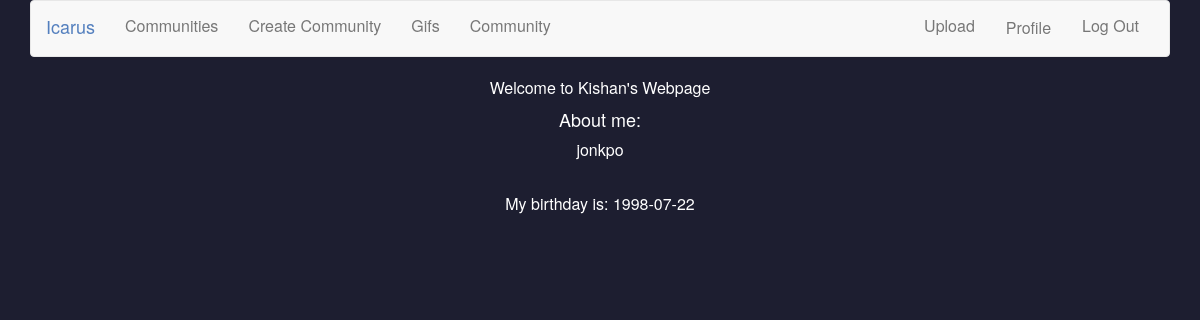
The page /profile (signed in) on the database as committed earlier.
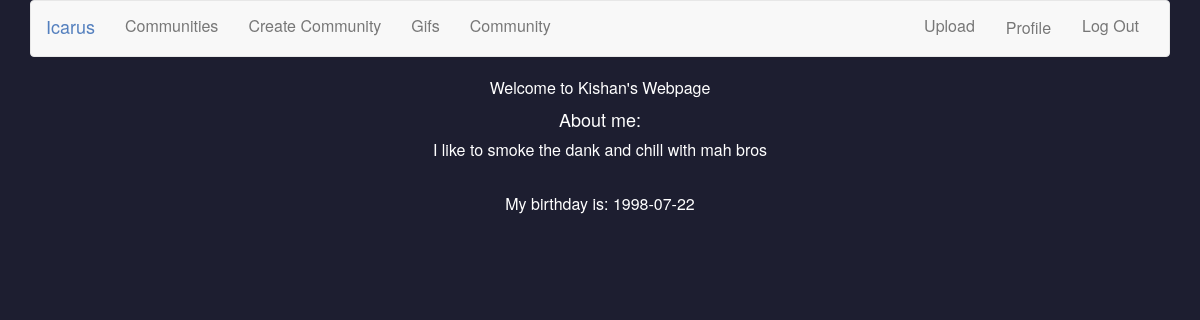
The same page on the database as committed later.
### tables this page shows
CREATE TABLE 'profile' ('id' INTEGER, 'name' TEXT, 'birthday' TEXT, 'description' TEXT);

### application.py (the view)
@login_required
@app.route("/profile", methods=["GET", "POST"])
def profile():
    profiel = queries.profilelookup()
    if profiel:
        return render_template("profile.html", profiel = profiel[0])
    return redirect(url_for("newprofile"))

### queries.py (called while the page is built)
def profilelookup():
    return db.execute("SELECT id, name, birthday, description FROM profile WHERE id = :id", id = session["user_id"])

### templates/profile.html (shortened to what this page needs)
{% extends "layout.html" %}
{% block main %}
    <form action="{{ url_for('profile') }}" method="post">
	    <body>
	    <div id="main-content">
		<div id="left-column">
			<div id="logo">
			Welcome to {{profiel.name}}'s Webpage<br>
			</div>
			<div class="box">
        		<h4>About me: </h4>
        		<p>{{profiel.description}}</p><br>
        		<p>My birthday is: {{profiel.birthday}}</p>
			</div>
		</div>
	</body>
  	</form>
{% endblock %}

### templates/layout.html (shortened to what this page needs)
<!DOCTYPE html>
<html lang="en">
    <head>
        <link href="https://maxcdn.bootstrapcdn.com/bootstrap/3.3.7/css/bootstrap.min.css" rel="stylesheet"/>
        <link href="{{ url_for('static', filename='styles.css') }}" rel="stylesheet"/>
        <link href="{{ url_for('static', filename='upload.css') }}" rel="stylesheet"/>
    </head>
    <body>
        <div class="container">
            <nav class="navbar navbar-default">
                <div class="container-fluid">
                    <div class="navbar-header">
                        <a class="navbar-brand" href="{{ url_for('index') }}"><span class="blue">Icarus</span></a>
                    </div>
                    <div class="collapse navbar-collapse" id="navbar">
                        {% if session.user_id %}
                            <ul class="nav navbar-nav">
                                <li><a href="{{ url_for('communities') }}">Communities</a></li>
                                <li><a href="{{ url_for('create') }}">Create Community</a></li>
                            </ul>
                            <ul class="nav navbar-nav navbar-right">
                                <li><a href="{{ url_for('logout') }}">Log Out</a></li>
                            </ul>
                            <ul class="nav navbar-nav navbar-right">
                                <li>
                                <div class="dropdown">
                                    <button class="dropbtn">Profile</button>
                                </div>
                                </li>
                            </ul>
                            <ul class="nav navbar-nav navbar-right">
                                <li><a href="{{ url_for('upload') }}">Upload</a></li>
                            </ul>
                            <ul class="nav navbar-nav navbar-left">
                                <li><a href="{{ url_for('gifs') }}">Gifs</a></li>
                            </ul>
                            <ul class="nav navbar-nav navbar-left">
                                <li><a href="{{ url_for('community') }}">Community</a></li>
                            </ul>
                        {% else %}
                            <ul class="nav navbar-nav navbar-right">
                                <li><a href="{{ url_for('login') }}">Log in</a></li>
                                <li><a href="{{ url_for('register') }}">Register</a></li>
                            </ul>
                        {% endif %}
                    </div>
                </div>
            </nav>
            <main>
                {% block main %}{% endblock %}
            </main>
        </div>
    </body>

### static/styles.css (style rules this page uses)
.container { margin-left: auto; margin-right: auto; text-align: center; }
.navbar-default .navbar-brand .blue { color: #537fbe; }
html, body { background-color: #0A122A; font-family: "PT Sans", "Helvetica Neue", "Helvetica", "Roboto", "Arial", sans-serif; color: #555f77; -webkit-font-smoothing: antialiased; }
p { line-height: 1.3125rem; }
.dropbtn { background-color: #f8f8f8; color: #777; font-weight: 300; padding: 16px; font-size: 16px; border: none; }
.dropdown { position: relative; display: inline-block; }

### static/upload.css (style rules this page uses)
html, body { margin: 0; padding: 0; font-weight: 300; height: 100%; background: #1d1e30; text-align: center; color: #fff; font-size: 16px; overflow: scroll; }
button { padding: 8px 30px; background: rgba(255,255,255,0.8); color: #053777; font-weight: 600; font-size: 11px; border: 0; text-shadow: 0 1px 2px #fff; cursor: pointer; }

Rows that differ between the two databases and show on the page:
changed profile "Kishan": description "jonkpo" → "I like to smoke the dank and chill with mah bros"
